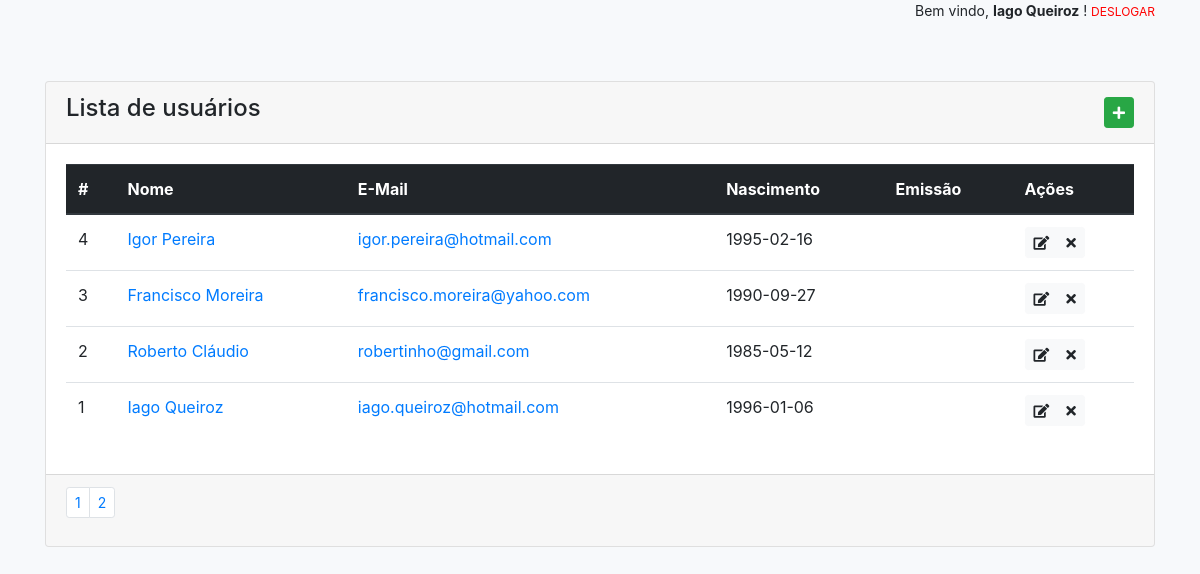
The app's page /users?page=2 (signed in) with its own data.
### tables this page shows
CREATE TABLE IF NOT EXISTS `users` (
  `id` int(10) UNSIGNED NOT NULL AUTO_INCREMENT,
  `nome` varchar(70) NOT NULL,
  `email` varchar(120) NOT NULL,
  `senha` varchar(120) NOT NULL,
  `data_nascimento` date DEFAULT NULL,
  `emissao` int(11) DEFAULT NULL,
  `data_emissao` date DEFAULT NULL,
  PRIMARY KEY (`id`)
);

### app/Controllers/UsersController.php (called while the page is built, shortened)
<?php
class UsersController
{
    public function index()
    {
        $page  = isset($_GET['page']) ? filter_input(INPUT_GET, 'page', FILTER_VALIDATE_INT) : 1;
        $limit = 5;
        $model = new UserModel;
        $total    = $model->countTotal();
        $maxPages = ceil($total / $limit);
        $page     = ($page > $maxPages) ? $maxPages : $page;
        $offset = ($limit * $page) - $limit;
        $users  = $model->paginate($offset, $limit);
        require_once APP . 'Views/_partials/header.php';
        require_once APP . 'Views/users/index.php';
        require_once APP . 'Views/_partials/footer.php';
    }
}

### public/index.php (called while the page is built, shortened)
<?php
$app = new Application();

### app/Core/Model.php (called while the page is built, shortened)
<?php
class Model
{
    protected $db;
    private function setConnection()
    {
        try {
            $options = array(
                PDO::ATTR_DEFAULT_FETCH_MODE => PDO::FETCH_OBJ,
                PDO::ATTR_ERRMODE            => PDO::ERRMODE_EXCEPTION,
                PDO::MYSQL_ATTR_INIT_COMMAND => 'SET NAMES utf8',
            );
            $this->db = new PDO('mysql:host=' . DB_HOST . ';dbname=' . DB_NAME . ';charset=utf8', DB_USER, DB_PASS, $options);
        } catch (PDOException $e) {
            exit("The application cannot connect to the database");
        }
    }
    public function paginate($offset, $limit, $sort = 'DESC')
    {
        $sql   = "SELECT * FROM {$this->table} ORDER BY id {$sort} LIMIT {$offset},{$limit}";
        $query = $this->db->prepare($sql);
        $query->execute();
        return $query->fetchAll();
    }
    public function countTotal()
    {
        $sql   = "SELECT COUNT(id) as total FROM {$this->table}";
        $query = $this->db->prepare($sql);
        $query->execute();
        return (int) $query->fetch()->total;
    }
}

### app/Views/users/index.php (the view)
<section class="container users-list">
    <div class="card">
        <div class="card-header d-flex justify-content-between align-items-center">
            <h4>Lista de usuários</h4>
            <a href="#" class="btn btn-sm btn-success float-right" data-toggle="tooltip" title="Adicionar Novo"><i class="fas fa-plus"></i></a>
        </div>
        <div class="card-body">
            <table class="table">
                <thead class="thead-dark">
                    <tr>
                        <th scope="col">#</th>
                        <th scope="col">Nome</th>
                        <th scope="col">E-Mail</th>
                        <th scope="col">Nascimento</th>
                        <th scope="col">Emissão</th>
                        <th scope="col">Ações</th>
                    </tr>
                </thead>
                <tbody>
                    <?php foreach($users as $user): ?>
                        <tr>
                            <td scope="row"><?=$user->id?></td>
                            <td><a href="<?=URL?>users/show/<?=$user->id?>"><?=$user->nome?></a></td>
                            <td><a href="<?=URL?>users/show/<?=$user->id?>"><?=$user->email?></a></td>
                            <td><?=$user->data_nascimento?></td>
                            <td><?=$user->emissao?></td>
                            <td>
                                <div class="btn-group">
                                    <a href="<?=URL?>users/edit/<?=$user->id?>" class="btn btn-sm btn-light" data-toggle="tooltip" alt="Editar" title="Editar"><i class="fas fa-edit"></i></a>
                                    <a href="<?=URL?>users/delete/<?=$user->id?>" class="btn btn-sm btn-light" data-toggle="tooltip" alt="Excluir" title="Excluir" onclick="return confirm('Deseja mesmo excluir este usuário ?')"><i class="fas fa-times"></i></a>
                                </div>
                            </td>
                        </tr>
                    <?php endforeach; ?>
                </tbody>
            </table>
        </div>
        <?php if($maxPages > 1): ?>
        <div class="card-footer">
            <nav>
                <ul class="pagination pagination-sm">
                    <?php foreach(range(1, $maxPages) as $page): ?>
                        <li class="page-item">
                            <a href="?page=<?=$page?>" class="page-link"><?=$page?></a>
                        </li>
                    <?php endforeach; ?>
                </ul>
            </nav>
        </div>
        <?php endif; ?>
    </div>
</section>

### public/css/app.css (style rules this page uses)
html,body { height: 100%; background-color: #f7f9fb; }
.users-list, .user-info { margin-top: 60px; }

### records on screen
users: id "4", nome "Igor Pereira", email "igor.pereira@hotmail.com", data_nascimento "1995-02-16"
users: id "3", nome "Francisco Moreira", email "francisco.moreira@yahoo.com", data_nascimento "1990-09-27"
users: id "2", nome "Roberto Cláudio", email "robertinho@gmail.com", data_nascimento "1985-05-12"
users: id "1", nome "Iago Queiroz", email "iago.queiroz@hotmail.com", data_nascimento "1996-01-06"

### other values on screen
$_SESSION['user_info']['name'] "Iago Queiroz"
$page "1"
$page "2"
